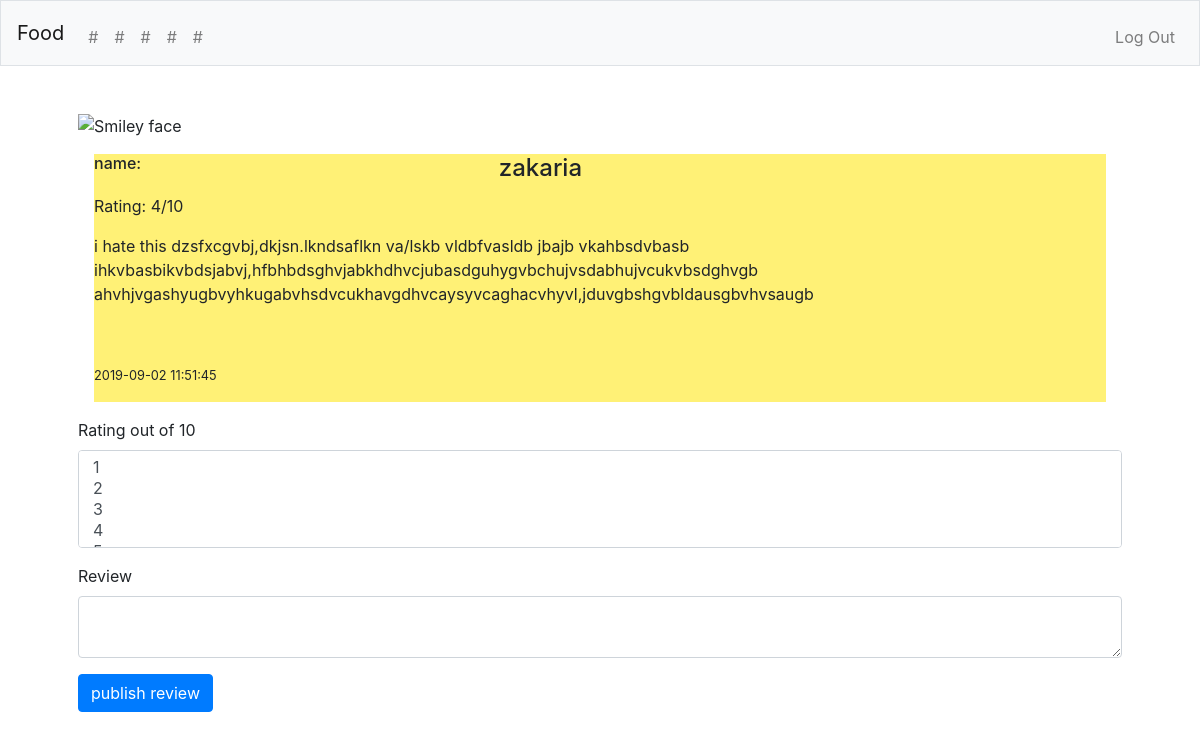
Before: /shop1 (signed in) with the older database file.
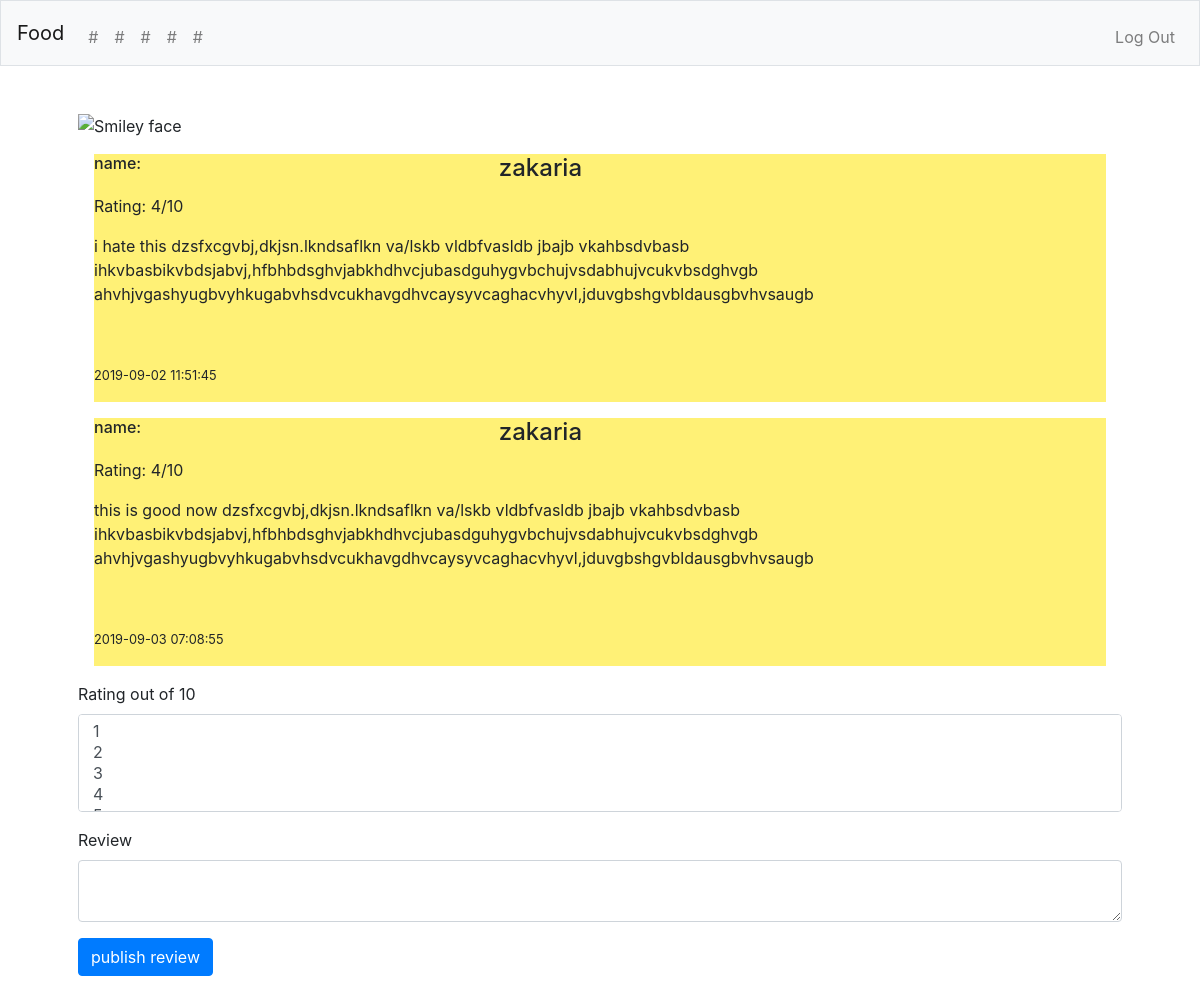
After: the same page with the newer database file.
### tables this page shows
CREATE TABLE 'posts' ('id' integer PRIMARY KEY AUTOINCREMENT NOT NULL, 'shopname' varchar(255) NOT NULL, 'username' varchar(255) NOT NULL, 'time' datetime NOT NULL DEFAULT CURRENT_TIMESTAMP, 'outoften' integer NOT NULL, 'review' text);

### application.py (the view)
@app.route("/shop1")
@login_required
def shop1():
    posts = db.execute("SELECT * FROM posts WHERE shopname = :shopname", shopname = "shop1")
    return render_template("shop1.html", posts = posts)

### application.py (called while the page is built)
@app.after_request
def after_request(response):
    response.headers["Cache-Control"] = "no-cache, no-store, must-revalidate"
    response.headers["Expires"] = 0
    response.headers["Pragma"] = "no-cache"
    return response

### helpers.py (called while the page is built)
def login_required(f):
    @wraps(f)
    def decorated_function(*args, **kwargs):
        if session.get("user_id") is None:
            return redirect("/login")
        return f(*args, **kwargs)
    return decorated_function

### templates/shop1.html (shortened to what this page needs)
{% extends "layout.html" %}
{%block stylesheet%}
        <link href="/static/styles.css" rel="stylesheet">
{% endblock %}
{% block main %}
   <div>
      <img id="cafe-logo" src="https://cdn.pixabay.com/photo/2018/07/14/15/27/cafe-3537801_960_720.jpg" alt="Smiley face" height="auto" width="auto">
     </div>
   {% for post in posts%}
        <div class = "review">
        <h6 class ="revname">name: </h6><h4  class ="revuser">{{post.username}}</h4>
        <p class= "revrating">Rating: {{post.outoften}}/10</p>
          <p  class = "rev">
              {{post.review}}
              dzsfxcgvbj,dkjsn.lkndsaflkn va/lskb vldbfvasldb jbajb vkahbsdvbasb ihkvbasbikvbdsjabvj,hfbhbdsghvjabkhdhvcjubasdguhygvbchujvsdabhujvcukvbsdghvgb ahvhjvgashyugbvyhkugabvhsdvcukhavgdhvcaysyvcaghacvhyvl,jduvgbshgvbldausgbvhvsaugb
          </p>
          <p class = "revdate"><small >{{post.time}}</small> </p>
        </div>
    {% endfor %}
     <form action="/submit-review" method="post">
  <div class="form-group">
    <label for="exampleFormControlSelect2">Rating out of 10</label>
    <select multiple name="outoften" class="form-control" id="exampleFormControlSelect2">
      <option value = "1" >1</option>
      <option value = "2">2</option>
      <option value = "3">3</option>
      <option value = "4">4</option>
      <option value = "5">5</option>
    </select>
  </div>
  <div class="form-group">
    <label for="exampleFormControlTextarea1">Review</label>
    <textarea name = "review" class="form-control" id="exampleFormControlTextarea1"></textarea>
  </div>
    <button type="submit" class="btn btn-primary mb-2">publish review</button>
</form>
{% endblock %}

### templates/layout.html (shortened to what this page needs)
<!DOCTYPE html>
<html lang="en">
    <head>
        <link href="https://maxcdn.bootstrapcdn.com/bootstrap/4.1.3/css/bootstrap.min.css" rel="stylesheet">
        {% block stylesheet %}{% endblock %}
    </head>
    <body >
        <nav class="navbar navbar-expand-md navbar-light bg-light border">
            <a class="navbar-brand" href="/">Food</span></a>
            <div class="collapse navbar-collapse" id="navbar">
                {% if session.user_id %}
                    <ul class="navbar-nav mr-auto mt-2">
                        <li class="nav-item"><a class="nav-link" href="#">#</a></li>
                        <li class="nav-item"><a class="nav-link" href="#">#</a></li>
                        <li class="nav-item"><a class="nav-link" href="#">#</a></li>
                        <li class="nav-item"><a class="nav-link" href="#">#</a></li>
                        <li class="nav-item"><a class="nav-link" href="#">#</a></li>
                    </ul>
                    <ul class="navbar-nav ml-auto mt-2">
                        <li class="nav-item"><a class="nav-link" href="/logout">Log Out</a></li>
                    </ul>
                {% else %}
                    <ul class="navbar-nav ml-auto mt-2">
                        <li class="nav-item"><a class="nav-link" href="/register">Register</a></li>
                        <li class="nav-item"><a class="nav-link" href="/login">Log In</a></li>
                    </ul>
                {% endif %}
            </div>
        </nav>
        <main class="container p-5 " id = "main" >
            {% block main %}{% endblock %}
        </main>
    </body>
</html>

### static/styles.css (style rules this page uses)
#cafe-logo { max-width: 100%; display: block; height: auto; }
.review { margin: 1em; display: grid; grid-template-columns: 1fr 1fr 1fr 1fr 1fr ; grid-template-rows: 1fr 1fr auto 1fr 1fr ; background-color: #FFF176; grid-template-areas: "name . user . ." "rating . . . ." "rev rev rev rev rev" ". . . . ." "date date . . ."; }
.revname { grid-area: name; }
.revuser { grid-area: user; }
.revrating { grid-area: rating; }
.rev { grid-area: rev; word-wrap: break-word; }
.revdate { grid-area: date; }

Changed rows visible on the page:
added posts: username "zakaria", outoften "4", review "this is good now", time "2019-09-03 07:08:55"
